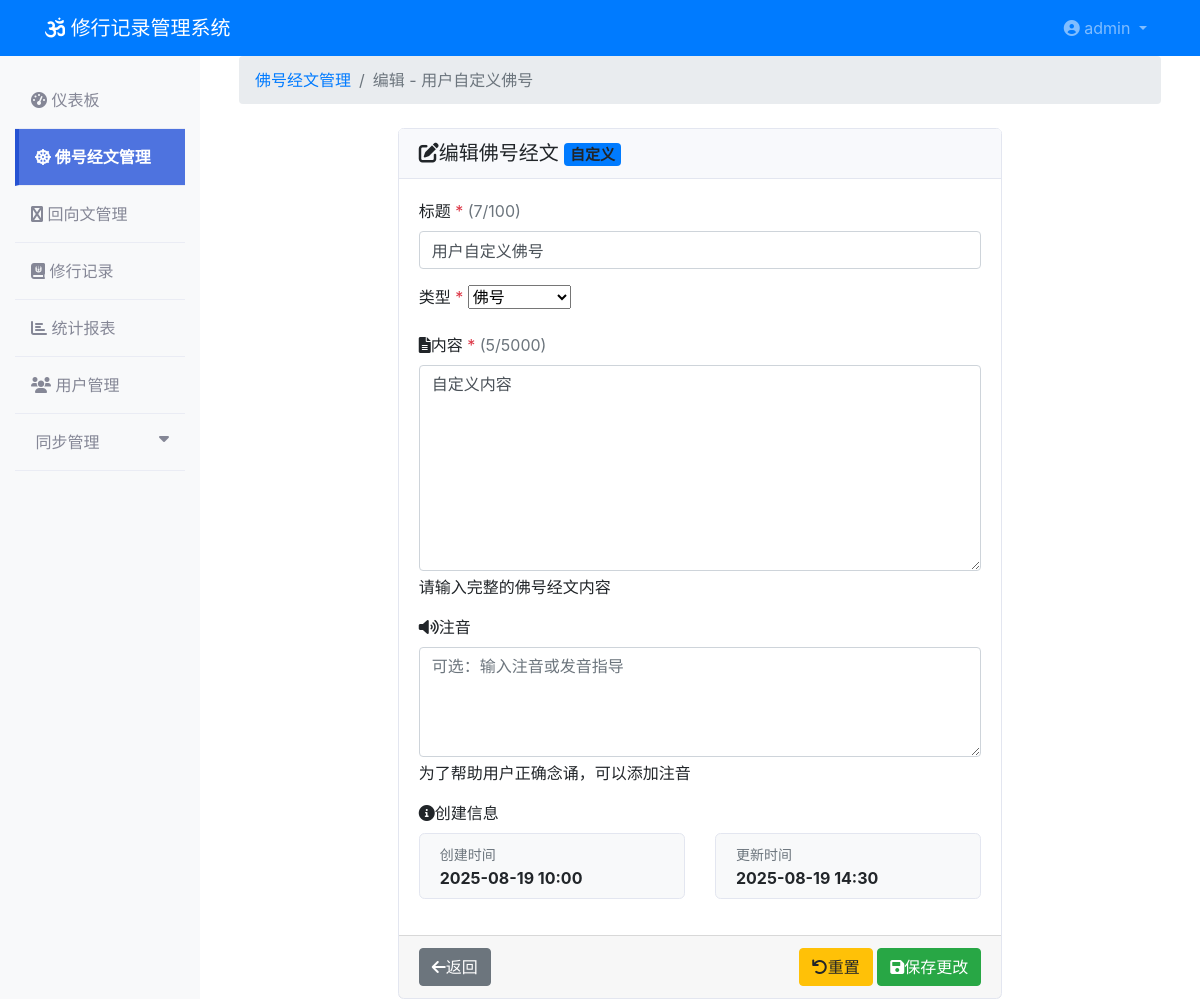
The app's page /chanting/1/edit (signed in) with its own data.
### models/user.py (models this page shows, shortened)
class AdminUser(UserMixin, db.Model):
    __tablename__ = 'admin_users'
    id = db.Column(db.Integer, primary_key=True)
    username = db.Column(db.String(80), unique=True, nullable=False)
    email = db.Column(db.String(120), unique=True, nullable=False)
    password_hash = db.Column(db.String(255), nullable=False)
    is_active = db.Column(db.Boolean, default=True)
    created_at = db.Column(db.DateTime, default=datetime.utcnow)
    last_login = db.Column(db.DateTime)

### models/chanting.py (models this page shows, shortened)
class Chanting(db.Model):
    __tablename__ = 'chantings'
    id = db.Column(db.Integer, primary_key=True)
    title = db.Column(db.String(200), nullable=False)
    content = db.Column(db.Text, nullable=False)
    pronunciation = db.Column(db.Text, nullable=True)  # 注音
    type = db.Column(db.Enum('buddha', 'sutra'), nullable=False)  # 佛号或经文
    is_built_in = db.Column(db.Boolean, default=False)  # 是否为内置
    is_deleted = db.Column(db.Boolean, default=False)  # 逻辑删除
    user_id = db.Column(db.Integer, nullable=True)  # 创建者ID，内置内容为空
    created_at = db.Column(db.DateTime, default=datetime.utcnow)
    updated_at = db.Column(db.DateTime, default=datetime.utcnow, onupdate=datetime.utcnow)

### routes/chanting.py (the view, shortened to what this page needs)
@chanting_bp.route('/<int:chanting_id>/edit', methods=['GET', 'POST'])
@login_required
def edit(chanting_id):
    chanting = Chanting.query.filter_by(id=chanting_id, is_deleted=False).first_or_404()
    return render_template('chanting/edit.html', chanting=chanting)

### utils/db_monitor.py (called while the page is built)
def init_db_monitoring(app):
    @app.before_request
    def before_request():
        if not DatabaseMonitor.check_health():
            logger.warning("数据库连接异常，尝试重新连接")
            DatabaseMonitor.cleanup_connections()
    @app.after_request
    def after_request(response):
        try:
            db.session.remove()
        except Exception as e:
            logger.error(f"清理session失败: {e}")
        return response
    @app.teardown_appcontext
    def shutdown_session(exception=None):
        try:
            db.session.remove()
        except Exception as e:
            logger.error(f"teardown session失败: {e}")

    @staticmethod
    def check_health():
        try:
            result = db.session.execute(text('SELECT 1'))
            return True
        except Exception as e:
            logger.error(f"数据库健康检查失败: {e}")
            return False

### templates/chanting/edit.html (shortened to what this page needs)
{% extends "base.html" %}
{% block content %}
<div class="container-fluid">
    <nav aria-label="breadcrumb" class="mb-4">
        <ol class="breadcrumb">
            <li class="breadcrumb-item"><a href="{{ url_for('chanting.index') }}">佛号经文管理</a></li>
            <li class="breadcrumb-item active">编辑 - {{ chanting.title }}</li>
        </ol>
    </nav>
    <div class="row justify-content-center">
        <div class="col-md-8">
            <div class="card">
                <div class="card-header">
                    <h5 class="card-title mb-0">
                        <i class="fas fa-edit me-2"></i>编辑佛号经文
                        {% if chanting.is_built_in %}
                            <span class="badge bg-info ms-2">内置</span>
                        {% else %}
                            <span class="badge bg-primary ms-2">自定义</span>
                        {% endif %}
                    </h5>
                </div>
                <form method="POST">
                    <div class="card-body">
                        <div class="mb-3">
                            <label for="title" class="form-label">
                                标题 <span class="text-danger">*</span>
                            </label>
                            <input type="text" class="form-control" id="title" name="title"
                                   value="{{ chanting.title }}" placeholder="请输入佛号经文标题"
                                   required maxlength="100">
                        </div>
                        <div class="mb-3">
                            <label for="type" class="form-label">
                                类型 <span class="text-danger">*</span>
                            </label>
                            <select class="form-select" id="type" name="type" required>
                                <option value="buddha" {% if chanting.type == 'buddha' %}selected{% endif %}>佛号</option>
                            </select>
                        </div>
                        <div class="mb-3">
                            <label for="content" class="form-label">
                                <i class="fas fa-file-text me-1"></i>内容 <span class="text-danger">*</span>
                            </label>
                            <textarea class="form-control" id="content" name="content" rows="8"
                                      placeholder="请输入佛号经文内容" required>{{ chanting.content }}</textarea>
                            <div class="form-text">请输入完整的佛号经文内容</div>
                        </div>
                        <div class="mb-3">
                            <label for="pronunciation" class="form-label">
                                <i class="fas fa-volume-up me-1"></i>注音
                            </label>
                            <textarea class="form-control" id="pronunciation" name="pronunciation" rows="4"
                                      placeholder="可选：输入注音或发音指导">{{ chanting.pronunciation or '' }}</textarea>
                            <div class="form-text">为了帮助用户正确念诵，可以添加注音</div>
                        </div>
                        <div class="mb-3">
                            <label class="form-label">
                                <i class="fas fa-info-circle me-1"></i>创建信息
                            </label>
                            <div class="row">
                                <div class="col-md-6">
                                    <div class="card bg-light">
                                        <div class="card-body py-2">
                                            <small class="text-muted">创建时间</small><br>
                                            <strong>
                                                {% if chanting.created_at %}
                                                    {{ chanting.created_at.strftime('%Y-%m-%d %H:%M') }}
                                                {% else %}
                                                    未知
                                                {% endif %}
                                            </strong>
                                        </div>
                                    </div>
                                </div>
                                <div class="col-md-6">
                                    <div class="card bg-light">
                                        <div class="card-body py-2">
                                            <small class="text-muted">更新时间</small><br>
                                            <strong>
                                                {% if chanting.updated_at %}
                                                    {{ chanting.updated_at.strftime('%Y-%m-%d %H:%M') }}
                                                {% else %}
                                                    从未更新
                                                {% endif %}
                                            </strong>
                                        </div>
                                    </div>
                                </div>
                            </div>
                        </div>
                    </div>
                    <div class="card-footer">
                        <div class="d-flex justify-content-between">
                            <a href="{{ url_for('chanting.index') }}" class="btn btn-secondary">
                                <i class="fas fa-arrow-left me-1"></i>返回
                            </a>
                            <div>
                                <button type="button" class="btn btn-warning me-2" onclick="resetForm()">
                                    <i class="fas fa-undo me-1"></i>重置
                                </button>
                                <button type="submit" class="btn btn-success">
                                    <i class="fas fa-save me-1"></i>保存更改
                                </button>
                            </div>
                        </div>
                    </div>
                </form>
            </div>
        </div>
    </div>
</div>
{% endblock %}

### templates/base.html (shortened to what this page needs)
<!DOCTYPE html>
<html lang="zh-CN">
<head>
    <link href="https://cdn.jsdelivr.net/npm/bootstrap@4.6.2/dist/css/bootstrap.min.css" rel="stylesheet">
    <link href="{{ url_for('static', filename='css/fontawesome-fixed.css') }}" rel="stylesheet">
    <link href="https://cdn.datatables.net/1.11.5/css/dataTables.bootstrap4.min.css" rel="stylesheet">
</head>
<body>
    {% if current_user.is_authenticated %}
    <nav class="navbar navbar-expand-lg navbar-dark bg-primary">
        <div class="container">
            <a class="navbar-brand" href="{{ url_for('main.dashboard') }}">
                <i class="fas fa-om"></i> 修行记录管理系统
            </a>
            <div class="navbar-nav ml-auto">
                <div class="nav-item dropdown">
                    <a class="nav-link dropdown-toggle" href="#" id="navbarDropdown" role="button" data-toggle="dropdown">
                        <i class="fas fa-user-circle"></i> {{ current_user.username }}
                    </a>
                </div>
            </div>
        </div>
    </nav>
    <div class="container-fluid">
        <div class="row">
            <nav class="col-md-3 col-lg-2 d-md-block bg-light sidebar">
                <div class="pt-3">
                    <ul class="nav flex-column">
                        <li class="nav-item">
                            <a class="nav-link {{ 'active' if request.endpoint == 'main.dashboard' }}" href="{{ url_for('main.dashboard') }}">
                                <i class="fas fa-tachometer-alt"></i> 仪表板
                            </a>
                        </li>
                        <li class="nav-item">
                            <a class="nav-link {{ 'active' if request.endpoint and request.endpoint.startswith('chanting.') }}" href="{{ url_for('chanting.index') }}">
                                <i class="fas fa-dharmachakra"></i> 佛号经文管理
                            </a>
                        </li>
                        <li class="nav-item">
                            <a class="nav-link {{ 'active' if request.endpoint and request.endpoint.startswith('dedication.') }}" href="{{ url_for('dedication.index') }}">
                                <i class="fas fa-hands"></i> 回向文管理
                            </a>
                        </li>
                        <li class="nav-item">
                            <a class="nav-link {{ 'active' if request.endpoint and request.endpoint.startswith('records.') }}" href="{{ url_for('records.index') }}">
                                <i class="fas fa-journal-whills"></i> 修行记录
                            </a>
                        </li>
                        <li class="nav-item">
                            <a class="nav-link {{ 'active' if request.endpoint and request.endpoint.startswith('stats.') }}" href="{{ url_for('stats.index') }}">
                                <i class="fas fa-chart-bar"></i> 统计报表
                            </a>
                        </li>
                        <li class="nav-item">
                            <a class="nav-link {{ 'active' if request.endpoint and request.endpoint.startswith('users.') }}" href="{{ url_for('users.index') }}">
                                <i class="fas fa-users"></i> 用户管理
                            </a>
                        </li>
                        <li class="nav-item">
                            <a class="nav-link {{ 'active' if request.endpoint and request.endpoint.startswith('sync_management.') }}" href="#" data-toggle="collapse" data-target="#syncSubmenu" aria-expanded="false">
                                 同步管理 <i class="fas fa-caret-down float-right"></i>
                            </a>
                        </li>
                    </ul>
                </div>
            </nav>
            <main class="col-md-9 ml-sm-auto col-lg-10 px-md-4">
                {% endif %}
                {% block content %}{% endblock %}
                {% if current_user.is_authenticated %}
            </main>
        </div>
    </div>
    {% endif %}
</body>
</html>

### templates/base.html (style rules this page uses)
.sidebar { min-height: calc(100vh - 56px); background-color: #f8f9fc; }
.sidebar .nav-link { color: #858796; padding: 1rem; border-bottom: 1px solid #eaecf4; }
.sidebar .nav-link.active { color: #fff !important; background-color: #4e73df !important; border-left: 4px solid #2653d3; font-weight: bold; }
.card { border: 1px solid #e3e6f0; border-radius: 0.35rem; }
.card-header { background-color: #f8f9fc; border-bottom: 1px solid #e3e6f0; }
.container-fluid { min-height: calc(100vh - 56px); }
main { min-height: calc(100vh - 56px); }

### records on screen
AdminUser: username "admin"
Chanting: title "用户自定义佛号", type "佛号", content "自定义内容", created_at "2025-08-19 10:00", updated_at "2025-08-19 14:30"
